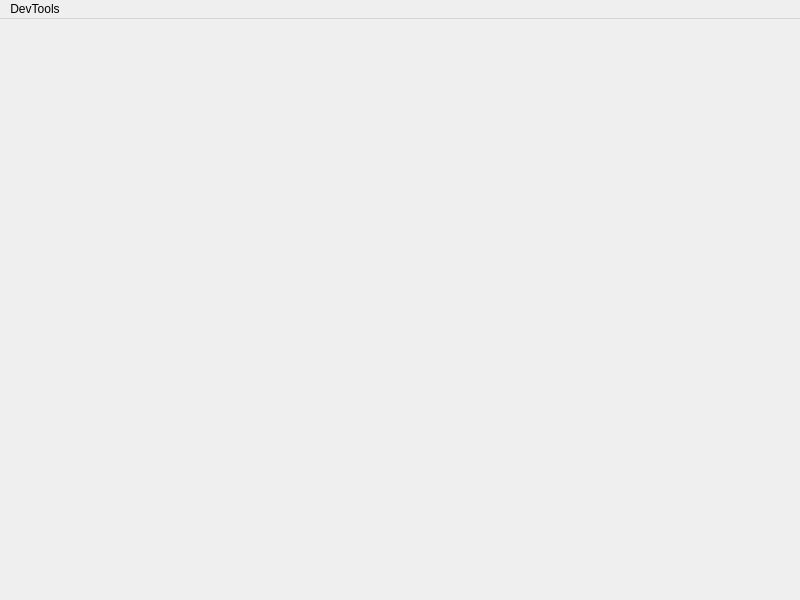
<?xml version="1.0" encoding="UTF-8"?>
<ui version="4.0">
 <class>MainWindow</class>
 <widget class="QMainWindow" name="MainWindow">
  <property name="geometry">
   <rect>
    <x>0</x>
    <y>0</y>
    <width>800</width>
    <height>600</height>
   </rect>
  </property>
  <property name="windowTitle">
   <string notr="true">DevTools</string>
  </property>
  <widget class="QWidget" name="centralwidget">
   <property name="sizePolicy">
    <sizepolicy hsizetype="Expanding" vsizetype="Expanding">
     <horstretch>0</horstretch>
     <verstretch>0</verstretch>
    </sizepolicy>
   </property>
   <layout class="QHBoxLayout" name="horizontalLayout_4">
    <property name="spacing">
     <number>0</number>
    </property>
    <property name="leftMargin">
     <number>0</number>
    </property>
    <property name="topMargin">
     <number>0</number>
    </property>
    <property name="rightMargin">
     <number>0</number>
    </property>
    <property name="bottomMargin">
     <number>0</number>
    </property>
    <item>
     <widget class="Sidemenu" name="sidemenu" native="true"/>
    </item>
    <item>
     <widget class="ContentsArea" name="contentsArea" native="true"/>
    </item>
   </layout>
  </widget>
  <widget class="QMenuBar" name="menubar">
   <property name="geometry">
    <rect>
     <x>0</x>
     <y>0</y>
     <width>800</width>
     <height>36</height>
    </rect>
   </property>
   <widget class="QMenu" name="menuDevTools">
    <property name="title">
     <string notr="true">DevTools</string>
    </property>
    <addaction name="actionAboutDevTools"/>
    <addaction name="actionSettings"/>
   </widget>
   <addaction name="menuDevTools"/>
  </widget>
  <action name="actionSettings">
   <property name="text">
    <string>Settings</string>
   </property>
   <property name="menuRole">
    <enum>QAction::PreferencesRole</enum>
   </property>
  </action>
  <action name="actionAboutDevTools">
   <property name="text">
    <string>About DevTools</string>
   </property>
   <property name="menuRole">
    <enum>QAction::AboutRole</enum>
   </property>
  </action>
 </widget>
 <customwidgets>
  <customwidget>
   <class>Sidemenu</class>
   <extends>QWidget</extends>
   <header>gui/sidemenu.h</header>
   <container>1</container>
  </customwidget>
  <customwidget>
   <class>ContentsArea</class>
   <extends>QWidget</extends>
   <header>gui/contents_area.h</header>
   <container>1</container>
  </customwidget>
 </customwidgets>
 <resources/>
 <connections/>
 <slots>
  <slot>onActionTriggered(QAction*)</slot>
 </slots>
</ui>
